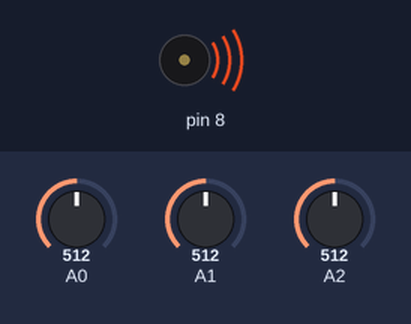
The sketch below on a simulated Arduino Uno, built with avr-gcc and run on an emulated ATmega328P. Shown: buzzer (waves = sounding). The test bench sets the inputs (shaded band); at power-on: A0 = 512, A1 = 512, A2 = 512.

Above: at 0.1 s.
Timing chart, 0 to 1.6 s (numbered marks = the images above):
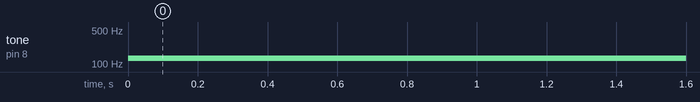

Measured:
- by itself, tone on pin 8: silent → 131 Hz at 0.00 s

The sketch:

Simple_keyboard.ino
```cpp
/*
  Keyboard

  Plays a pitch that changes based on a changing analog input

  circuit:
  - three force-sensing resistors from +5V to analog in 0 through 5
  - three 10 kilohm resistors from analog in 0 through 5 to ground
  - 8 ohm speaker on digital pin 8

*/

#include "pitches.h"

const int threshold = 10;  // minimum reading of the sensors that generates a note

// notes to play, corresponding to the 3 sensors:
int notes[] = {
  NOTE_A4, NOTE_B4, NOTE_C3
};

void setup() {
}

void loop() {
  for (int thisSensor = 0; thisSensor < 3; thisSensor++) {
    // get a sensor reading:
    int sensorReading = analogRead(thisSensor);

    // if the sensor is pressed hard enough:
    if (sensorReading > threshold) {
      // play the note corresponding to this sensor:
      tone(8, notes[thisSensor], 20);
    }
  }
}
```
